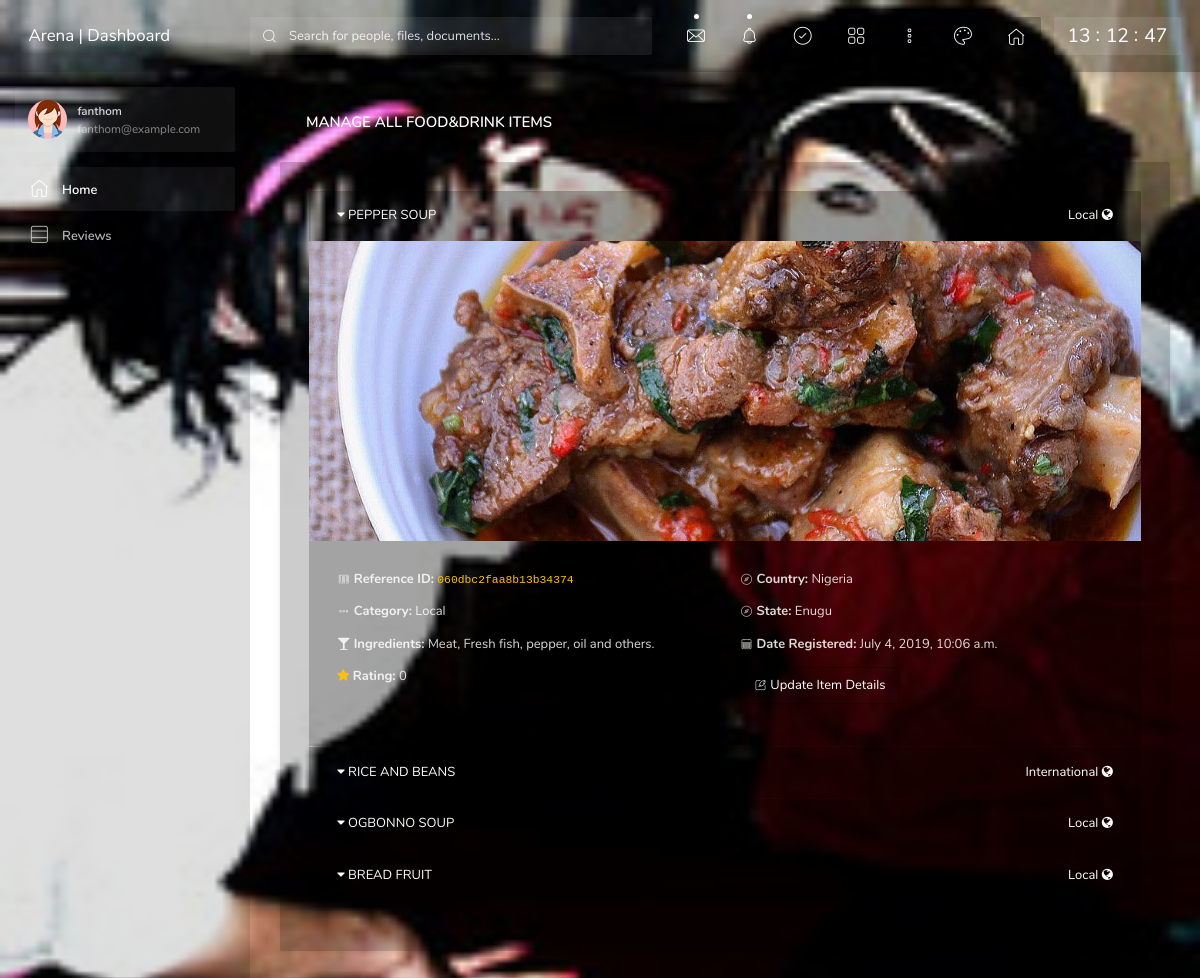
The app's page /dashboard/all_food_drink (signed in) with its own data.
### index/models.py (models this page shows, shortened)
class UserProfile(AbstractUser):
    user = models.OneToOneField(settings.AUTH_USER_MODEL, on_delete=models.CASCADE, null=True)
    username = models.CharField(_('username'), max_length=20, unique=True)
    is_staff = models.BooleanField(default=False, blank=True)
    is_active = models.BooleanField(default=True)
    avatar = models.ImageField(upload_to='avatars/', default='avatars/user_avatar.png')
    date_created = models.DateTimeField(default=timezone.now, blank=True)
    USERNAME_FIELD = 'username'
    REQUIRED_FIELDS = []
    objects = CustomUserManager()

### food_drink/models.py (models this page shows, shortened)
class FoodDrink(models.Model):
    CHOICES = (
        ('Local', 'LOCAL'),
        ('International', 'INTERNATIONAL')
    )
    category = models.CharField(max_length=20, choices=CHOICES, null=True)
    ref_id = models.CharField(max_length=10, null=True)
    name = models.CharField(max_length=20, null=True)
    ingredients = models.TextField(max_length=500, null=True)
    rating = models.IntegerField(default=0)
    assoc_country = models.CharField(max_length=20, choices=countries())
    assoc_states = models.CharField(max_length=20, choices=states())
    image_rep = models.ImageField(upload_to=format_food_drink_img_path)
    date_registered = models.DateTimeField(default=timezone.now)

### dashboard/views.py (the view)
# urls.py: path(r'all_food_drink', views.view_all_food_drink_item, name='viewAllFoodDrinkItem'),
@login_required
def view_all_food_drink_item(request):
    page = request.GET.get('page')
    if page is None:
        page = 1
    item = FoodDrink.objects.all().order_by('date_registered')
    paginator = Paginator(item, 10)
    try:
        item = paginator.get_page(page)
    except PageNotAnInteger:
        item = paginator.get_page(1)
    except EmptyPage:
        item = Paginator.get_page(paginator.num_pages)
    return render(request, 'arena/admin/viewAllFoodDrink.html', {'all_item': item})

### dashboard/templates/arena/admin/viewAllFoodDrink.html (shortened to what this page needs)
{% extends 'arena/dash_base.html' %}
{% load static %}
{% block content %}
    <div class="content__inner">
        <header class="content__title">
            <h1>Manage All Food&amp;Drink Items</h1>
        </header>
        <div class="card">
            <div class="card-body">
                {% if all_item %}
                    <div class="accordion" id="accordionExample">
                        {% for item in all_item %}
                            <div class="card">
                                <div class="card-header">
                                    <a data-toggle="collapse" data-target="#collapse{{ forloop.counter }}" class="collapsed" aria-expanded="false">
                                        <i class="fa fa-caret-down"></i>&nbsp;{{ item.name | upper }}
                                        <span class="pull-right">
                                                {{ item.category }}
                                            <i class="fa fa-globe"></i>
                                            </span>
                                    </a>
                                </div>
                                <div id="collapse{{ forloop.counter }}" class="collapse {% if forloop.counter == 1 %}show{% endif %}" data-parent="#accordionExample" style="">
                                    <div class="col-md-12" style="background:url('{{ item.image_rep.url }}') no-repeat center center; background-size:cover;height:300px;"></div>
                                    <div class="card-body">
                                        <div class="row">
                                            <div class="col-md-6">
                                                <p>
                                                    <b><i class="zwicon-bar-code"></i>&nbsp;Reference ID:</b>&nbsp;<code>{{ item.ref_id }}</code>
                                                </p>
                                                <p>
                                                    <b><i class="zwicon-more-v"></i>&nbsp;Category:</b>&nbsp;{{ item.category }}
                                                </p>
                                                <p>
                                                    <b><i class="fa fa-glass"></i>&nbsp;Ingredients:</b>&nbsp;{{ item.ingredients }}
                                                </p>
                                                <p>
                                                    <b><i class="fa fa-star text-warning"></i>&nbsp;Rating:</b>&nbsp;{{ item.rating }}
                                                </p>
                                            </div>
                                            <div class="col-md-6">
                                                <p>
                                                    <b><i class="zwicon-compass"></i>&nbsp;Country:</b>&nbsp;{{ item.assoc_country }}
                                                </p>
                                                <p>
                                                    <b><i class="zwicon-compass"></i>&nbsp;State:</b>&nbsp;{{ item.assoc_states }}
                                                </p>
                                                <p>
                                                    <b><i class="zwicon-calendar-month"></i>&nbsp;Date Registered:</b>&nbsp;{{ item.date_registered }}
                                                </p>
                                                <p>
                                                    <a href="{% url 'arena:arena_dashboard:addFoodDrink'%}?item={{ item.ref_id }}&id={{ item.id }}&pos={{ all_item.number }}" class="btn btn-outline-theme-dark"><i class="zwicon-edit-square-feather"></i> Update Item Details</a>
                                                </p>
                                            </div>
                                        </div>
                                    </div>
                                </div>
                            </div>
                        {% endfor %}
                        <div class="col-md-12" style="padding-top:20px">
                        </div>
                    </div>
                {% else %}
                    <h2>No Item Available</h2>
                {% endif %}
            </div>
        </div>
    </div>
{% endblock %}

### dashboard/templates/arena/dash_base.html (shortened to what this page needs)
<!DOCTYPE html>
<html lang="en">
<head>
    {% load static %}
    <link rel="stylesheet" href="{% static 'arena/resources/vendors/zwicon/zwicon.min.css' %}">
    <link rel="stylesheet" href="{% static 'arena/resources/vendors/animate.css/animate.min.css' %}">
    <link rel="stylesheet" href="{% static 'arena/resources/vendors/overlay-scrollbars/OverlayScrollbars.min.css' %}">
    <link rel="stylesheet" href="{% static 'arena/resources/vendors/fullcalendar/core/main.min.css' %}">
    <link rel="stylesheet" href="{% static 'arena/resources/vendors/fullcalendar/daygrid/main.min.css' %}">
    <link rel="stylesheet" href="{% static 'arena/plugins/font-awesome-4.7.0/css/font-awesome.min.css' %}">
    <link rel="stylesheet" href="{% static 'arena/resources/css/app.min.css' %}">
    <link rel="stylesheet" href="{% static 'arena/resources/css/custom.css' %}">
</head>
<body data-sa-theme="2">
<main class="main" id="arena-dashboard">
    <header class="header">
        <div class="logo d-none d-sm-inline-flex">
            <a href="{% url 'arena:arena_dashboard:index' %}">Arena | Dashboard</a>
        </div>
        <form class="search">
            <div class="search__inner">
                <input type="text" class="search__text" placeholder="Search for people, files, documents...">
                <i class="zwicon-search search__helper"></i>
            </div>
        </form>
        <ul class="top-nav">
            <li class="dropdown">
                <a href="#" data-toggle="dropdown" class="top-nav__notify"><i class="zwicon-mail"></i></a>
            </li>
            <li class="dropdown top-nav__notifications">
                <a href="#" data-toggle="dropdown" class="top-nav__notify">
                    <i class="zwicon-bell"></i>
                </a>
            </li>
            <li class="dropdown d-none d-sm-inline-block">
                <a href="#" data-toggle="dropdown"><i class="zwicon-checkmark-circle"></i></a>
            </li>
            <li class="dropdown d-none d-sm-inline-block">
                <a href="#" data-toggle="dropdown"><i class="zwicon-grid"></i></a>
            </li>
            <li class="dropdown d-none d-sm-inline-block">
                <a href="#" data-toggle="dropdown"><i class="zwicon-more-h"></i></a>
            </li>
            <li class="d-none d-sm-inline-block">
                <a href="#" class="top-nav__themes" data-sa-action="aside-open" data-sa-target=".themes"><i class="zwicon-palette"></i></a>
            </li>
            <li class="d-none d-sm-inline-block">
                <a class="btn btn-theme-dark btn--icon" href="{% url 'arena:index' %}"><i class="zwicon-home"></i></a>
            </li>
        </ul>
        <div class="clock d-none d-md-inline-block">
            <div class="time">
                <span class="time__hours"></span>
                <span class="time__min"></span>
                <span class="time__sec"></span>
            </div>
        </div>
    </header>
    <aside class="sidebar ">
        <div class="scrollbar">
            <div class="user">
                <div class="user__info" data-toggle="dropdown">
                    <img class="user__img" src="{{ user.avatar.url }}" alt="">
                    <div>
                        <div class="user__name js-uname">{{ user.username }}</div>
                        <div class="user__email js-email">{{ user.email }}</div>
                    </div>
                </div>
            </div>
            <ul class="navigation">
                <li class="navigation__active"><a href="{% url 'arena:arena_dashboard:index' %}"><i class="zwicon-home"></i> Home</a></li>
                {% if not user.is_staff %}
                    <li class="navigation__sub">
                        <a href="#"><i class="zwicon-three-h"></i> Reviews</a>
                    </li>
                {% endif %}
            </ul>
        </div>
    </aside>
    <section class="content" id="dash_content">
        {% block content %}
        {% endblock %}
    </section>
</main>
</body>
</html>

### records on screen
UserProfile: avatar (picture), username "fanthom", email "fanthom@example.com"
FoodDrink: name "PEPPER SOUP", category "Local", image_rep (picture), ref_id "060dbc2faa8b13b34374", ingredients "Meat, Fresh fish, pepper, oil and others.", rating "0", assoc_country "Nigeria", assoc_states "Enugu", date_registered "July 4, 2019, 10:06 a.m."
FoodDrink: name "RICE AND BEANS", category "International"
FoodDrink: name "OGBONNO SOUP", category "Local"
FoodDrink: name "BREAD FRUIT", category "Local"
